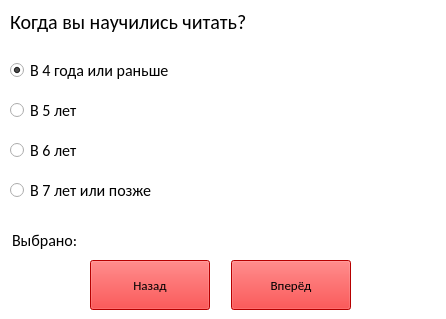
<?xml version="1.0" encoding="UTF-8"?>
<ui version="4.0">
 <class>MainWindow</class>
 <widget class="QMainWindow" name="MainWindow">
  <property name="geometry">
   <rect>
    <x>0</x>
    <y>0</y>
    <width>446</width>
    <height>319</height>
   </rect>
  </property>
  <property name="minimumSize">
   <size>
    <width>446</width>
    <height>319</height>
   </size>
  </property>
  <property name="maximumSize">
   <size>
    <width>446</width>
    <height>319</height>
   </size>
  </property>
  <property name="windowTitle">
   <string>MainWindow</string>
  </property>
  <property name="styleSheet">
   <string notr="true">background-color: rgb(255, 255, 255);</string>
  </property>
  <widget class="QWidget" name="centralwidget">
   <widget class="QLabel" name="label_task">
    <property name="geometry">
     <rect>
      <x>10</x>
      <y>6</y>
      <width>301</width>
      <height>31</height>
     </rect>
    </property>
    <property name="font">
     <font>
      <family>Calibri</family>
      <pointsize>15</pointsize>
      <weight>50</weight>
      <italic>false</italic>
      <bold>false</bold>
     </font>
    </property>
    <property name="styleSheet">
     <string notr="true">font: 15pt &quot;Calibri&quot;;</string>
    </property>
    <property name="text">
     <string>Когда вы научились читать?</string>
    </property>
   </widget>
   <widget class="QLabel" name="label_img">
    <property name="geometry">
     <rect>
      <x>250</x>
      <y>50</y>
      <width>171</width>
      <height>161</height>
     </rect>
    </property>
    <property name="text">
     <string/>
    </property>
   </widget>
   <widget class="QLabel" name="label_selected">
    <property name="geometry">
     <rect>
      <x>12</x>
      <y>225</y>
      <width>271</width>
      <height>31</height>
     </rect>
    </property>
    <property name="font">
     <font>
      <family>Calibri</family>
      <pointsize>12</pointsize>
      <weight>50</weight>
      <italic>false</italic>
      <bold>false</bold>
     </font>
    </property>
    <property name="styleSheet">
     <string notr="true">font: 12pt &quot;Calibri&quot;;</string>
    </property>
    <property name="text">
     <string>Выбрано:</string>
    </property>
   </widget>
   <widget class="QPushButton" name="btn_back">
    <property name="geometry">
     <rect>
      <x>90</x>
      <y>260</y>
      <width>120</width>
      <height>50</height>
     </rect>
    </property>
    <property name="font">
     <font>
      <family>Calibri</family>
      <pointsize>10</pointsize>
      <weight>50</weight>
      <italic>false</italic>
      <bold>false</bold>
     </font>
    </property>
    <property name="styleSheet">
     <string notr="true">color: rgb(0, 0, 0);
background-color:rgb(255, 0, 0);</string>
    </property>
    <property name="text">
     <string>Назад</string>
    </property>
   </widget>
   <widget class="QPushButton" name="btn_next">
    <property name="geometry">
     <rect>
      <x>231</x>
      <y>260</y>
      <width>120</width>
      <height>50</height>
     </rect>
    </property>
    <property name="font">
     <font>
      <family>Calibri</family>
      <pointsize>10</pointsize>
      <weight>50</weight>
      <italic>false</italic>
      <bold>false</bold>
     </font>
    </property>
    <property name="styleSheet">
     <string notr="true">color: rgb(0, 0, 0);
background-color:rgb(255, 0, 0);</string>
    </property>
    <property name="text">
     <string>Вперёд</string>
    </property>
   </widget>
   <widget class="QRadioButton" name="radioButton_3">
    <property name="geometry">
     <rect>
      <x>10</x>
      <y>140</y>
      <width>191</width>
      <height>21</height>
     </rect>
    </property>
    <property name="font">
     <font>
      <family>Calibri</family>
      <pointsize>12</pointsize>
      <weight>50</weight>
      <italic>false</italic>
      <bold>false</bold>
     </font>
    </property>
    <property name="styleSheet">
     <string notr="true">font: 12pt &quot;Calibri&quot;;</string>
    </property>
    <property name="text">
     <string>В 6 лет</string>
    </property>
   </widget>
   <widget class="QRadioButton" name="radioButton_1">
    <property name="geometry">
     <rect>
      <x>10</x>
      <y>60</y>
      <width>191</width>
      <height>21</height>
     </rect>
    </property>
    <property name="font">
     <font>
      <family>Calibri</family>
      <pointsize>12</pointsize>
      <weight>50</weight>
      <italic>false</italic>
      <bold>false</bold>
     </font>
    </property>
    <property name="styleSheet">
     <string notr="true">font: 12pt &quot;Calibri&quot;;
</string>
    </property>
    <property name="text">
     <string>В 4 года или раньше</string>
    </property>
    <property name="checked">
     <bool>true</bool>
    </property>
   </widget>
   <widget class="QRadioButton" name="radioButton_2">
    <property name="geometry">
     <rect>
      <x>10</x>
      <y>100</y>
      <width>191</width>
      <height>21</height>
     </rect>
    </property>
    <property name="font">
     <font>
      <family>Calibri</family>
      <pointsize>12</pointsize>
      <weight>50</weight>
      <italic>false</italic>
      <bold>false</bold>
     </font>
    </property>
    <property name="styleSheet">
     <string notr="true">font: 12pt &quot;Calibri&quot;;</string>
    </property>
    <property name="text">
     <string>В 5 лет</string>
    </property>
   </widget>
   <widget class="QRadioButton" name="radioButton_4">
    <property name="geometry">
     <rect>
      <x>10</x>
      <y>180</y>
      <width>211</width>
      <height>21</height>
     </rect>
    </property>
    <property name="font">
     <font>
      <family>Calibri</family>
      <pointsize>12</pointsize>
      <weight>50</weight>
      <italic>false</italic>
      <bold>false</bold>
     </font>
    </property>
    <property name="styleSheet">
     <string notr="true">font: 12pt &quot;Calibri&quot;;</string>
    </property>
    <property name="text">
     <string>В 7 лет или позже</string>
    </property>
   </widget>
  </widget>
 </widget>
 <resources/>
 <connections/>
</ui>
